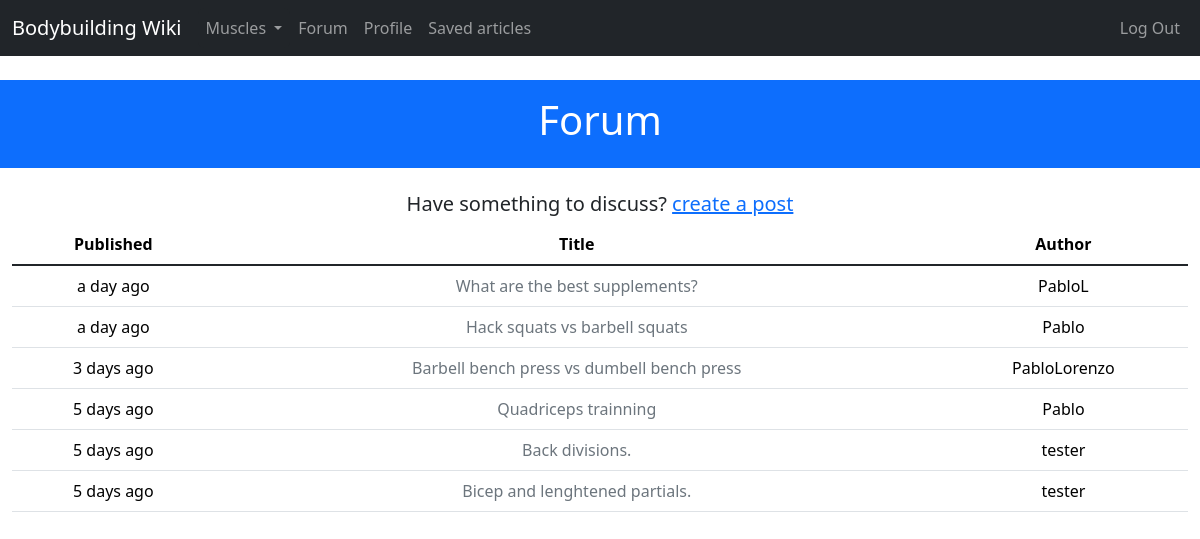
The page /forum (signed in) on the database its author committed.
### project/forum/models.py (models this page shows)
class Post(db.Model):
 __tablename__ = 'posts'
 id = db.Column(db.Integer, primary_key=True)
 title = db.Column(db.String(50))
 body = db.Column(db.Text)
 timestamp = db.Column(db.DateTime, index=True, default=datetime.utcnow)
 author_id = db.Column(db.Integer, db.ForeignKey('users.id'))
 comments = db.Relationship('Comment', backref='post', lazy='dynamic', cascade='all, delete-orphan')

### project/auth/models.py (models this page shows, shortened)
class User(UserMixin, db.Model):
    __tablename__ = 'users'
    id = db.Column(db.Integer, primary_key=True)
    username = db.Column(db.String(64), unique=True, index=True)
    email = db.Column(db.String(64), unique=True, index=True)
    role_id = db.Column(db.Integer, db.ForeignKey('roles.id'))
    name = db.Column(db.String(64))
    location = db.Column(db.String(64))
    about_me = db.Column(db.Text())
    member_since = db.Column(db.DateTime(), default=datetime.utcnow) # datetime.utcnow is missing the () at the end. This is because the default argument in db.Column() can take a function as a value.
    last_seen = db.Column(db.DateTime(), default=datetime.utcnow)
    password_hash = db.Column(db.String(128))
    posts = db.relationship('Post', backref='author', lazy='dynamic', cascade='all, delete-orphan')
    comments = db.relationship('Comment', backref='author', lazy='dynamic', cascade='all, delete-orphan')
    papers_saved = db.relationship('PaperSaved', lazy='dynamic', cascade='all, delete-orphan')
    def can(self, perm):
        return self.role is not None and self.role.has_permission(perm)
    @property
    def password(self):
        raise AttributeError('password is not a readable attribute')

### project/forum/views.py (the view)
@forum.route('')
def index():
    posts = Post.query.order_by(Post.timestamp.desc()).all()
    return render_template('forum/index.html', posts=posts)

### project/auth/models.py (called while the page is built)
@login_manager.user_loader
def load_user(user_id):
    return User.query.get(int(user_id))

    def has_permission(self, perm):
        return self.permissions & perm == perm # Bit wise operation.

### project/main/__init__.py (called while the page is built)
@main.app_context_processor
def inject_user():
    return dict(user=current_user or None)

@main.app_context_processor
def inject_permissions():
    return dict(Permission=Permission)

@main.app_context_processor
def inject_muscles():
    return dict(muscles=Muscle.query.all())

### project/templates/forum/index.html (shortened to what this page needs)
{% extends 'base.html' %}
{% block header %}Forum{% endblock header %}
{% block content %}
{% if user.can(Permission.WRITE) %}
    <h5 class="text-center">Have something to discuss? <a href="{{ url_for('forum.post_create') }}"> create a post </a></h2>
{% else %}
<h5 class="text-center"><a href="{{ url_for('auth.login') }}">Login</a>, so you can create posts.</h5>
{% endif %}
<table class="table table-hover">
    <thead class="text-center">
        <th scope="col">Published</th>
        <th scope="col">Title</th>
        <th scope="col">Author</th>
    </thead>
    <tbody class="table-group-divider text-center">
        {% for post in posts %}
        <tr scope="row">
            <td>{{ moment(post.timestamp).fromNow() }}</td>
            <td><a href="{{ url_for('forum.post_read', id=post.id) }}"
                class="link-secondary link-offset-2 link-underline-opacity-0 link-underline-opacity-100-hover">{{post.title}}</a></td>
            <td>{{post.author.username}}</td>
        </tr>
        {% endfor %}
    </tbody>
</table>
{% endblock content %}

### rows shown on the page
Post: timestamp "a day ago", title "What are the best supplements?", author.username "PabloL"
Post: timestamp "a day ago", title "Hack squats vs barbell squats", author.username "Pablo"
Post: timestamp "3 days ago", title "Barbell bench press vs dumbell bench press", author.username "PabloLorenzo"
Post: timestamp "5 days ago", title "Quadriceps trainning", author.username "Pablo"
Post: timestamp "5 days ago", title "Back divisions.", author.username "tester"
Post: timestamp "5 days ago", title "Bicep and lenghtened partials.", author.username "tester"
